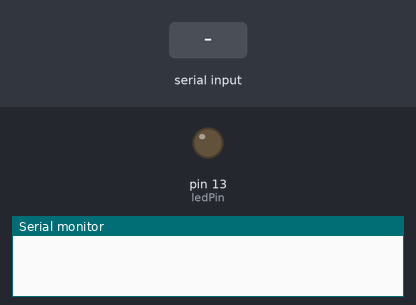
A sketch run on a simulated Arduino Uno, built with avr-gcc and run on an emulated ATmega328P. Shown: output pins drawn as LEDs (lit = HIGH), the last lines printed to the serial monitor. Inputs (shaded band) come from the test bench.

Above: at 1.2 s.
1.3 s: "1\n" received over Serial
At 2.0 s:
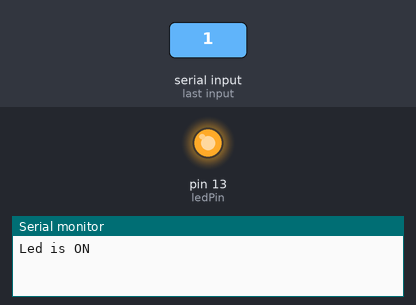
4.3 s: "0\n" received over Serial
At 5.5 s:
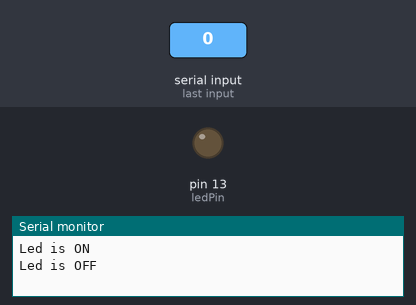
Timing chart, 0 to 7.3 s (numbered marks = the images above; inputs shaded):
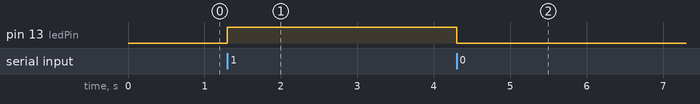

Measured:
- after the input at 1.3 s, pin 13 (ledPin): LOW → HIGH at once
- after the input at 4.3 s, pin 13 (ledPin): HIGH → LOW at once

The sketch:

serial_led.ino
```cpp
int ledPin = 13;

void setup()
{
  // Create Serial Object
  Serial.begin(9600);

  pinMode(ledPin, OUTPUT);
}

void loop()
{
  // Wait to receive input
  while (Serial.available() == 0);

  // Read the input
  int val = Serial.read() - '0';

  if (val == 1) {
    Serial.println("Led is ON");
    digitalWrite(ledPin, HIGH);
  }
  else if (val == 0) {
    Serial.println("Led is OFF");
    digitalWrite(ledPin, LOW);
  }
  else {
    Serial.println("Invalid");
  }

  // Serial.flush();
  // Serial.flush() has changed in Arduino 1.0. You can use this instead:
  delay(100);
  while(Serial.available() > 0) {
    Serial.read();
  }

}
```
